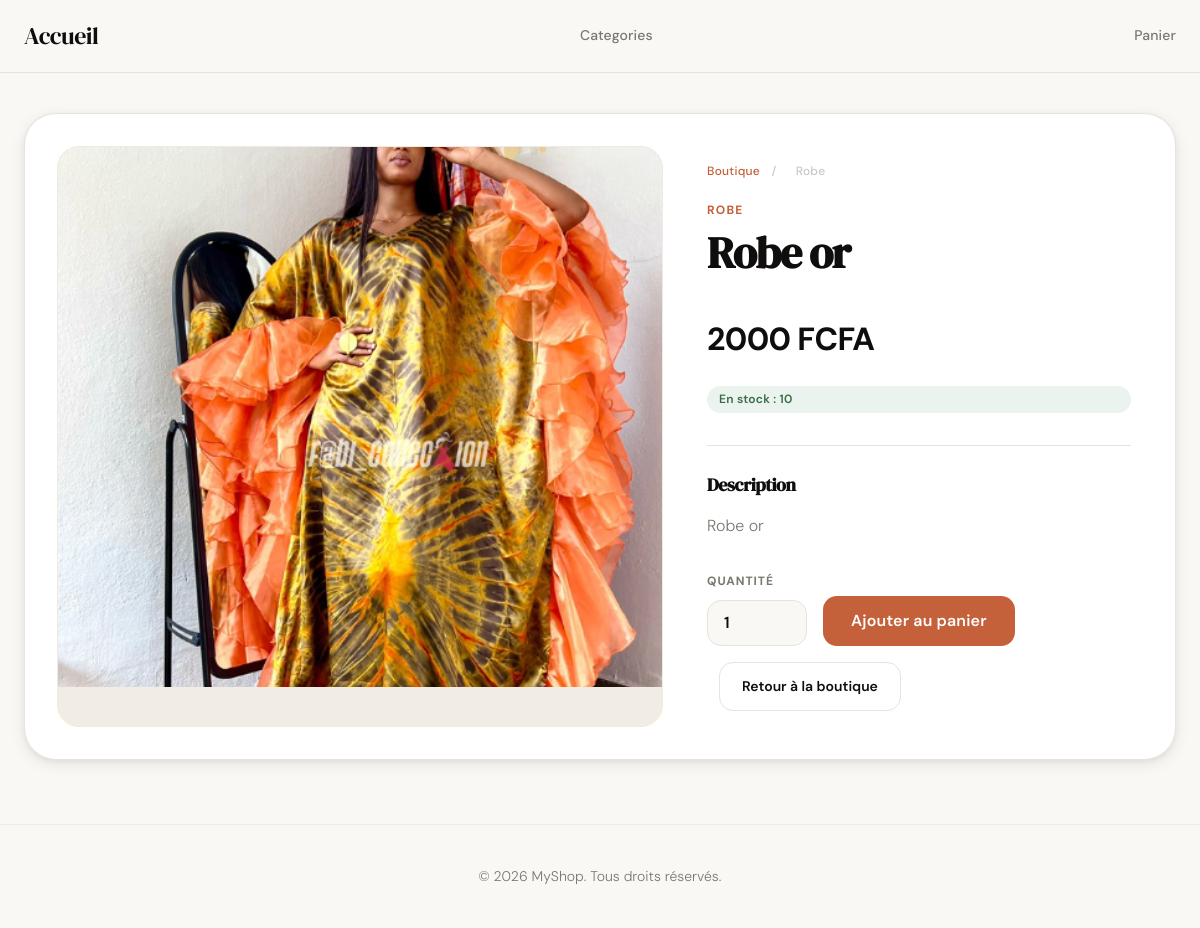
/produit_detail/5, run on an earlier commit of the app's database.
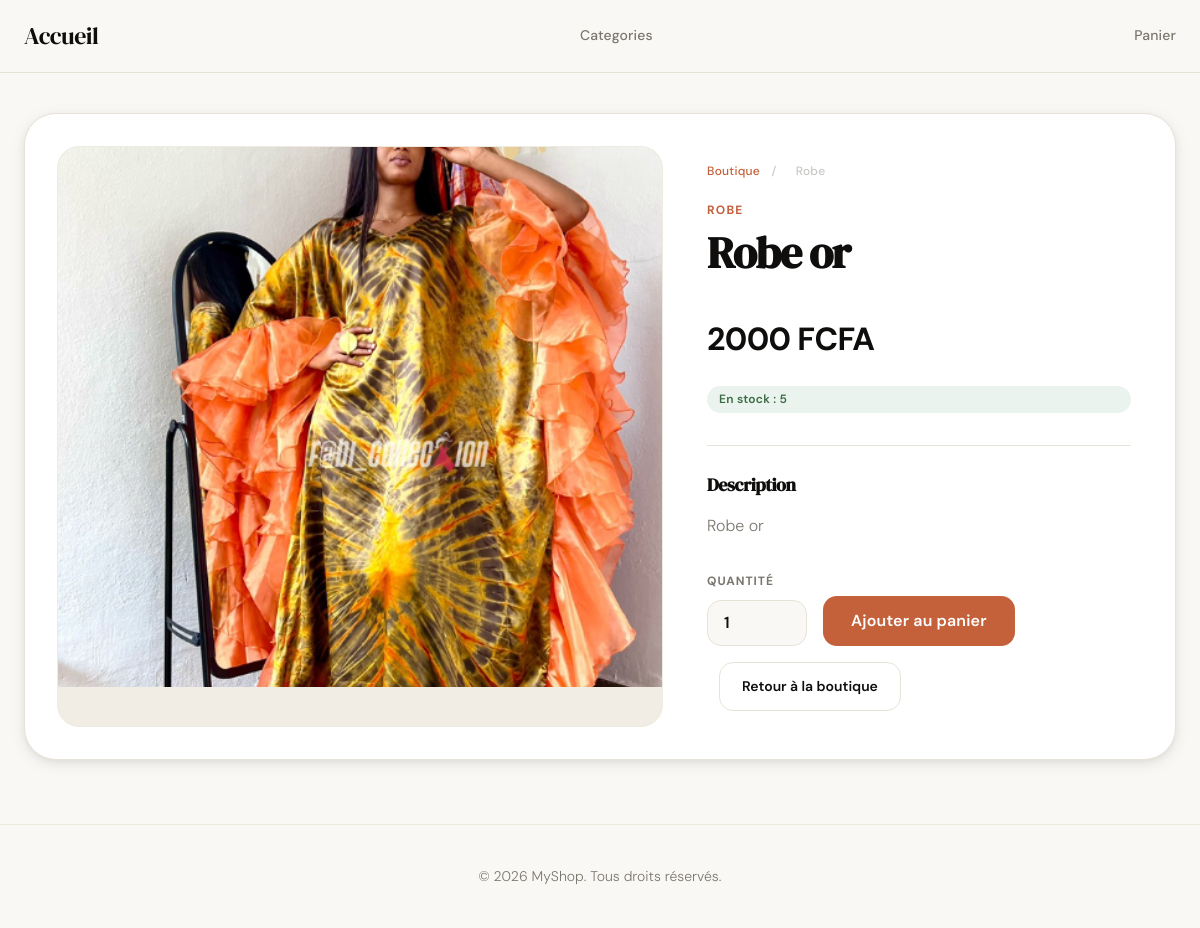
And on a later commit of the database.
### store/models.py (models this page shows, shortened)
class Product(models.Model):
    name = models.CharField(max_length=100)
    description = models.TextField()
    price = models.IntegerField()
    category = models.ForeignKey(to='Category', on_delete=models.CASCADE)
    image = models.ImageField(blank=True, null=True)
    stock = models.IntegerField()
    is_available = models.BooleanField(default=False)
    is_featured = models.BooleanField(default=False)
    created_at = models.DateTimeField(auto_now_add=True)
    updated_at = models.DateTimeField(auto_now=True)

class Category(models.Model):
    name = models.CharField(max_length=100)

### store/views.py (the view)
# urls.py: path('produit_detail/<int:pk>', views.produit_detail, name='produit_detail'),
def produit_detail(request, pk):
    details = get_object_or_404(Product, pk=pk)
    return render(request, 'produit_detail.html', {"product": details})

### store/templates/produit_detail.html (shortened to what this page needs)
{% extends 'base.html' %}
{% block content %}
<section class="product-detail">
    <div class="product-detail-image">
        {% if product.image %}
            <img src="{{ product.image.url }}" alt="{{ product.name }}">
        {% else %}
            <div class="image-placeholder">
                <span>Aucune image</span>
            </div>
        {% endif %}
    </div>
    <div class="product-detail-info">
        <p class="breadcrumb">
            <a href="{% url 'store' %}">Boutique</a>
            <span>/</span>
            <span>{{ product.category.name }}</span>
        </p>
        <p class="product-category">{{ product.category.name }}</p>
        <h1>{{ product.name }}</h1>
        <p class="detail-price">{{ product.price }} FCFA</p>
        {% if product.stock > 0 and product.is_available %}
            <p class="product-stock">En stock : {{ product.stock }}</p>
        {% else %}
            <p class="product-out">Rupture de stock</p>
        {% endif %}
        <div class="detail-description">
            <h2>Description</h2>
            <p>{{ product.description }}</p>
        </div>
        <div class="detail-actions">
            {% if product.stock > 0 and product.is_available %}
                <form class="add-to-cart-form" action="{% url 'add_to_cart' product.pk %}" method="post">
                    <div class="quantity-box">
                        <label for="quantity">Quantité</label>
                        <input
                            type="number"
                            id="quantity"
                            name="quantity"
                            value="1"
                            min="1"
                            max="{{ product.stock }}"
                        >
                    </div>
                    <button type="submit" class="btn btn-large">
                        Ajouter au panier
                    </button>
                </form>
            {% else %}
                <button class="btn btn-disabled" disabled>Indisponible</button>
            {% endif %}
            <a href="{% url 'store' %}" class="btn-secondary">
                Retour à la boutique
            </a>
        </div>
    </div>
</section>
{% endblock %}

What changed in the data, as far as the page shows it:
changed Product "Robe or": stock "10" → "5"
